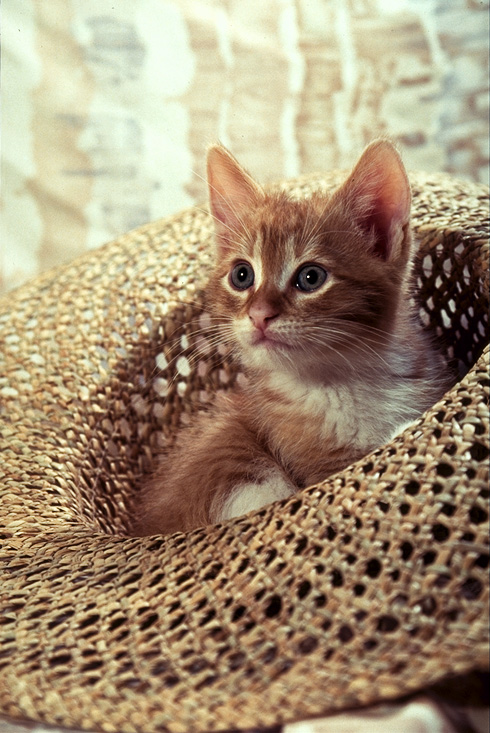
#> input picture cat.png, 490 x 733 px
$ python 'Cooling effect.py'
#> lines starting #> are read from the running program, lines starting #| are printed output that depends on the picture
import cv2
import numpy as np

from scipy.interpolate import UnivariateSpline

img = cv2.imread("cat.png")
#> img is the input picture: shape (733, 490, 3); mean B, G, R 116.7, 143.2, 162.7

#Cooling effect
class CoolingFilter():
    def __init__(self):
        """Initialize look-up table for curve filter"""
        # create look-up tables for increasing and decreasing a channel
        self.incr_ch_lut = self._create_LUT_8UC1([0, 64, 128, 192, 256],
                                                 [0, 70, 140, 210, 256])
        self.decr_ch_lut = self._create_LUT_8UC1([0, 64, 128, 192, 256],
                                                 [0, 30,  80, 120, 192])

    def render(self, img_rgb):
        c_r, c_g, c_b = cv2.split(img_rgb)
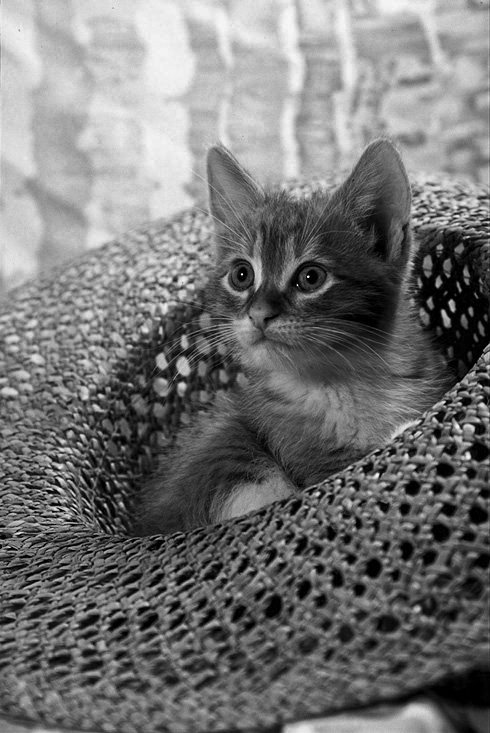
#> c_r: shape (733, 490); min 0, max 252, mean 116.7
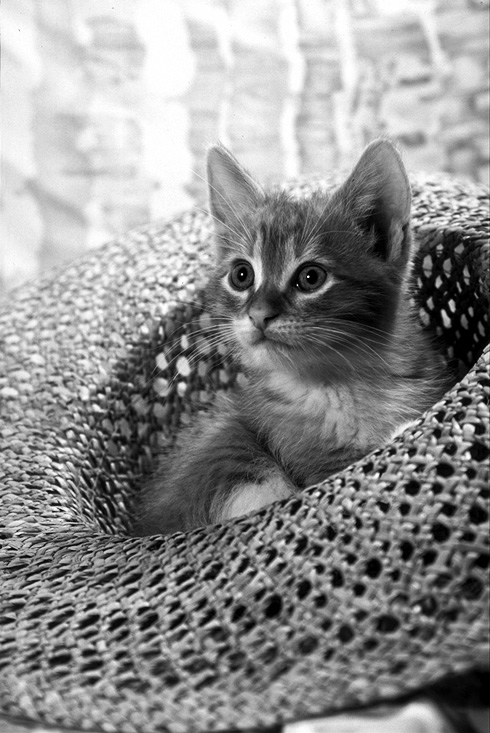
#> c_g: shape (733, 490); min 0, max 255, mean 143.2
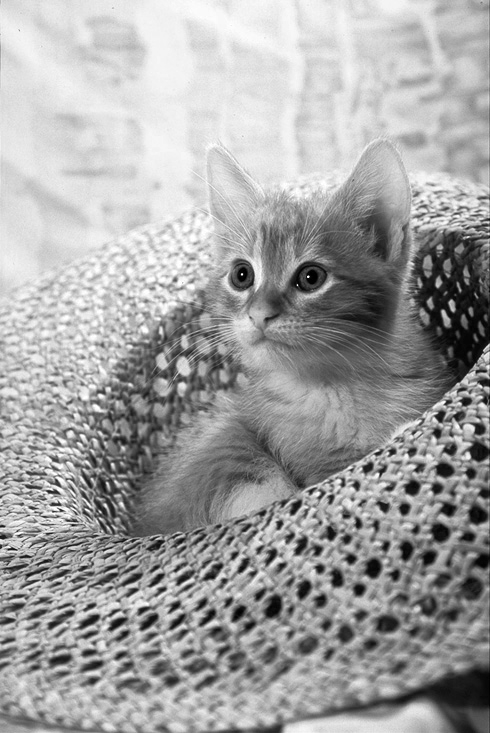
#> c_b: shape (733, 490); min 0, max 255, mean 162.7
        c_r = cv2.LUT(c_r, self.incr_ch_lut).astype(np.uint8)
        c_b = cv2.LUT(c_b, self.decr_ch_lut).astype(np.uint8)
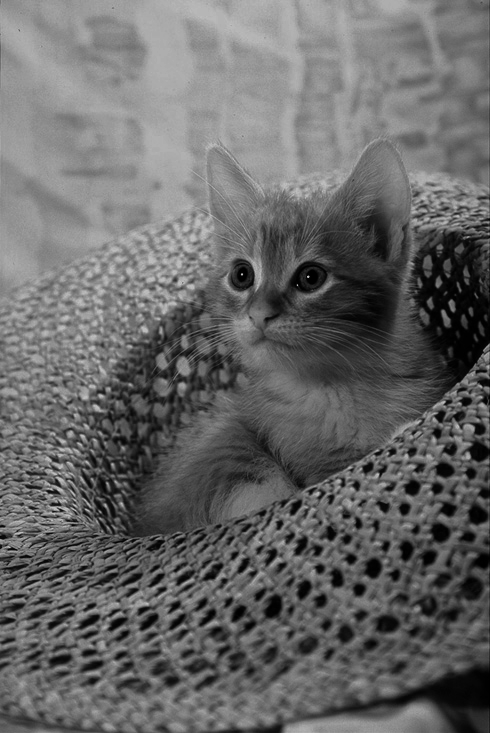
#> c_b: shape (733, 490); min 0, max 190, mean 103.3
        img_rgb = cv2.merge((c_r, c_g, c_b))
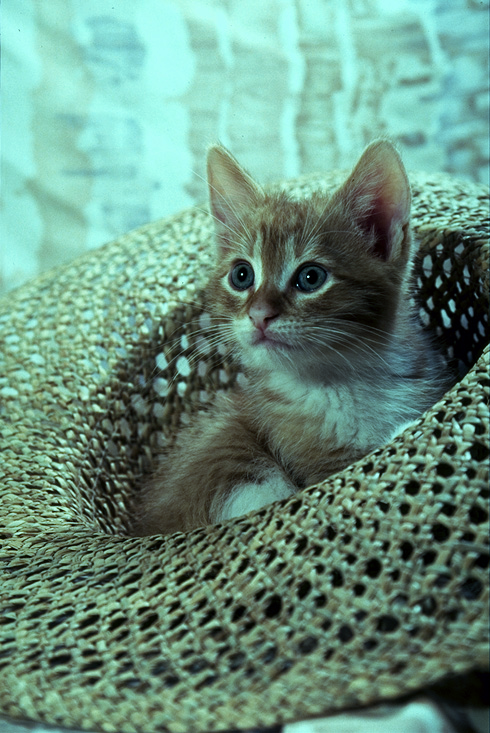
#> img_rgb: shape (733, 490, 3); mean B, G, R 126.3, 143.2, 103.3


        c_h, c_s, c_v = cv2.split(cv2.cvtColor(img_rgb, cv2.COLOR_RGB2HSV))
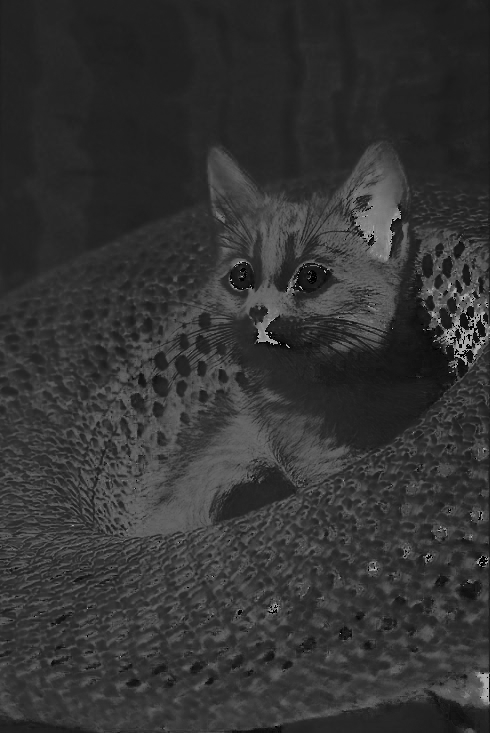
#> c_h: shape (733, 490); min 0, max 178, mean 52.3
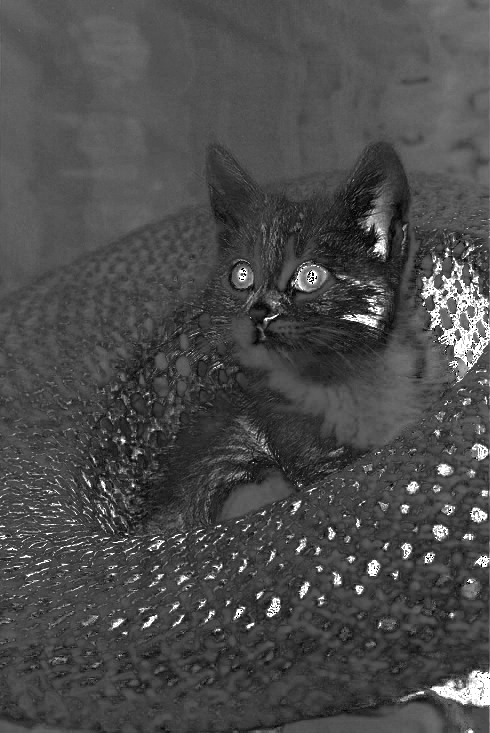
#> c_s: shape (733, 490); min 0, max 255, mean 75.2
        c_s = cv2.LUT(c_s, self.incr_ch_lut).astype(np.uint8)

        return cv2.cvtColor(cv2.merge((c_h, c_s, c_v)), cv2.COLOR_HSV2RGB)

    def _create_LUT_8UC1(self, x, y):
        """Creates a look-up table using scipy's spline interpolation"""
        spl = UnivariateSpline(x, y)
        return spl(range(256))
print('Cooling Effect Applied.')

y = CoolingFilter()
Cool = y.render(img)

#comparing original vs resized
cv2.imshow('ORIGINAL',img)
cv2.imshow('Cooling effect',Cool)

cv2.waitKey(0)
cv2.destroyAllWindows()
